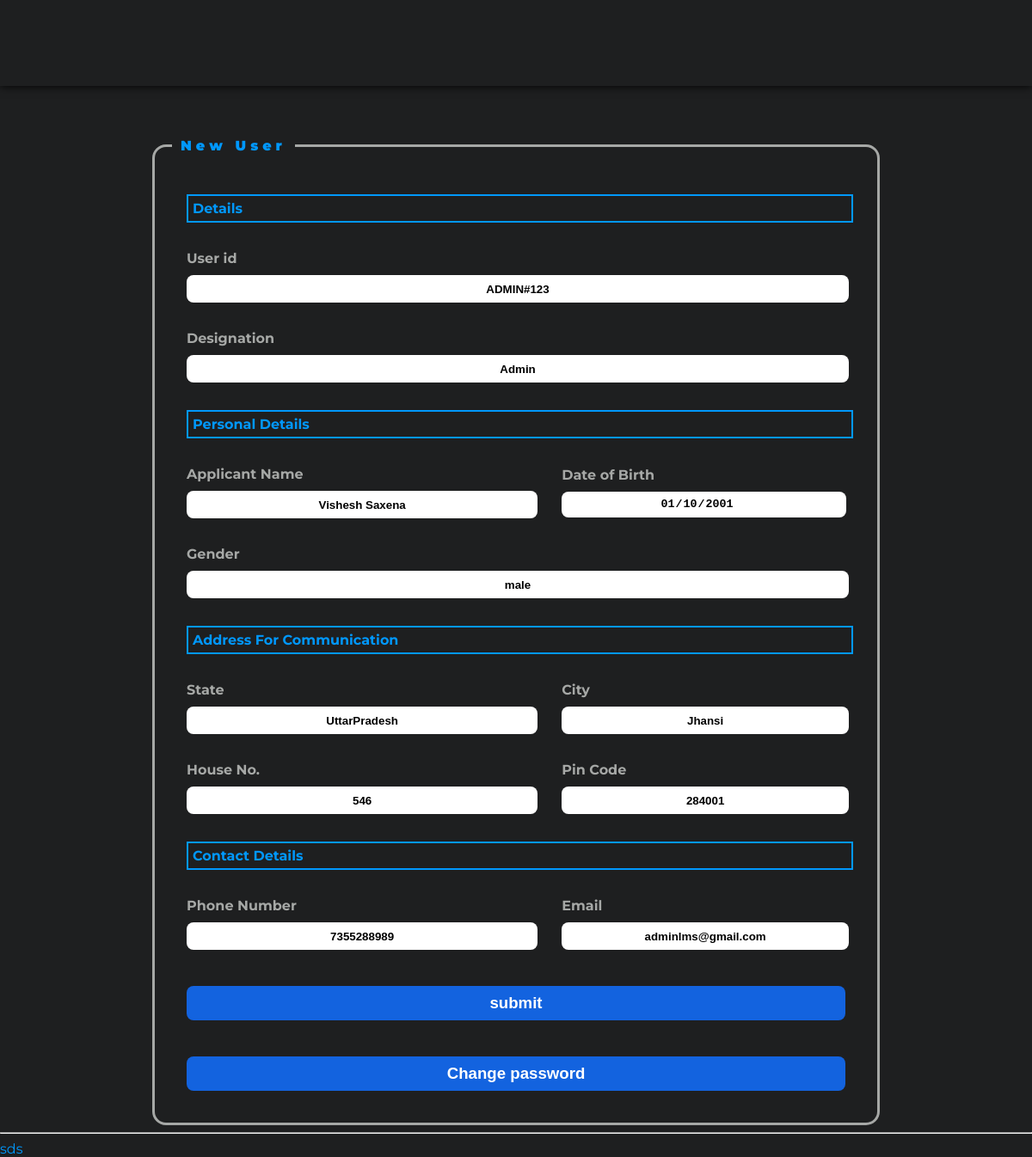
/view.php (signed in), run on the app's committed database.
### tables this page shows
CREATE TABLE `personal_details` (
  `registrationnumber` varchar(255) DEFAULT NULL,
  `userid` varchar(255) NOT NULL,
  `username` varchar(255) DEFAULT NULL,
  `designation` varchar(255) DEFAULT NULL,
  `dob` date DEFAULT NULL,
  `age` varchar(10) DEFAULT NULL,
  `gender` varchar(50) DEFAULT NULL,
  `phonenumber` varchar(20) DEFAULT NULL,
  `email` varchar(255) DEFAULT NULL,
  `s_tate` varchar(50) DEFAULT NULL,
  `district` varchar(50) DEFAULT NULL,
  `housenumber` varchar(30) DEFAULT NULL,
  `pincode` varchar(20) DEFAULT NULL
);

### view.php (the view, shortened to what this page needs)
<?php
if (!isset($_SESSION['userid'])) {
    header('location:Error.php');
} else {
    $iduser= $_SESSION['userid'];
}
$id = $_GET['id'];
$sql2 = "SELECT * FROM personal_details WHERE userid='$iduser'";
$showdata2 = mysqli_query($con,$sql2);
$num = mysqli_num_rows($showdata2);
if($num){
    $arrdata2 = mysqli_fetch_assoc($showdata2);
    $userid = $arrdata2['userid'];
    $username=$arrdata2['username'];
    $designation=$arrdata2['designation'];
    $dob=$arrdata2['dob'];
    $gender=$arrdata2['gender'];
    $phonenumber=$arrdata2['phonenumber'];
    $email=$arrdata2['email'];
    $s_tate=$arrdata2['s_tate'];
    $district=$arrdata2['district'];
    $housenumber=$arrdata2['housenumber'];
    $pincode=$arrdata2['pincode'];
}else{
    echo"id not found";
}
?>
<!DOCTYPE html>
<html lang="en">
<head>
    <link rel="stylesheet" href="./STYLEC/co.css">
    <link rel="stylesheet" href="./STYLEC/userdataedit.css">
</head>
<body>
<header>
        <div class="menu_tray" id="menu_tray">
            <div class="menu_tray_inner1">
                <button style="margin-left:30px;" class="menu_tray_btn">
                    <i class="fa fa-home" onclick="window.location.replace('admin_page.php');"></i>
                </button>
                <button class="menu_tray_btn">
                    <i class="fa fa-power-off" id="logout"></i>
                </button>
            </div>
        </div>
    </header>
    <main>
            <fieldset>
                <legend>New User</legend>
                <table>
                    <tr>
                        <td colspan="2">
                            <div class="lab">
                                <label id="lab">Details</label>
                            </div>
                        </td>
                    </tr>
                    <tr>
                        <td colspan="2">
                            <label for="userid">User id</label>
                            <input type="text" name="userid" value="<?php echo $userid; ?>" readonly>
                        </td>
                    </tr>
                    <tr>
                        <td colspan="2">
                            <label for="designation">Designation</label>
                            <input type="text" name="designation" placeholder="Designation" value="<?php echo $designation; ?>" readonly>
                        </td>
                    </tr>
                    <tr>
                        <td colspan="2">
                            <div class="lab">
                                <label id="lab">Personal Details</label>
                            </div>
                        </td>
                    </tr>
                    <tr>
                        <td>
                            <label for="username">Applicant Name</label>
                            <input type="text" name="username" placeholder="Applicant Name" value="<?php echo $username;?>" readonly>
                        </td>
                        <td>
                            <label for="dob">Date of Birth</label>
                            <input type="date" name="dob" value="<?php echo $dob;?>" readonly>
                        </td>
                    </tr>
                    <tr>
                        <td colspan="2">
                            <label for="gender">Gender</label>
                            <input type="text" name="gender" palceholder="gender" value="<?php echo $gender; ?>" readonly>
                        </td>
                    </tr>
                    <tr>
                        <td colspan="2">
                            <div class="lab">
                                <label id="lab">Address For Communication</label>
                            </div>
                        </td>
                    </tr>
                    <tr>
                        <td>
                            <label for="s_tate">State</label>
                            <input type="text" name="s_tate" placeholder="state" value="<?php echo $s_tate;?>"readonly>
                        </td>
                        <td>
                            <label for="disrtict">City</label>
                            <input  type="text" name="district" placeholder="city" value="<?php echo $district; ?>"readonly>
                        </td>
                    </tr>
                    <tr>
                        <td>
                            <label for="housenumber">House No.</label>
                            <input type="text" name="housenumber" placeholder="House No." value="<?php echo $housenumber; ?>"readonly>
                        </td>
                        <td>
                            <label for="pincode">Pin Code</label>
                            <input type="text" name="pincode" placeholder="pincode" value="<?php echo $pincode; ?>" readonly>
                        </td>
                    </tr>
                    <tr>
                        <td colspan="2">
                            <div class="lab">
                                <label id="lab">Contact Details</label>
                            </div>
                        </td>
                    </tr>
                    <tr>
                        <td>
                            <label for="phonenumber">Phone Number</label>
                            <input type="text" name="phonenumber" placeholder="XXXXXXXXXX" value="<?php echo $phonenumber; ?>" readonly>
                        </td>
                        <td>
                            <label for="email">Email</label>
                            <input type="text" name="email" placeholder="email" value="<?php echo $email; ?>" readonly>
                        </td>
                    </tr>
                    <tr>
                        <td colspan="2">
                            <a href="adminwilledituser_profile.php?uid=<?php echo $id; ?>">
                                <input class="btn" type="submit" name="submit" value="submit">
                            </a>
                        </td>
                    </tr>
                    <tr>
                        <td colspan="2">
                            <a href="forgotpassword.php?uid=<?php echo $id; ?>">
                                <input class="btn" type="submit" name="changepass" value="Change password">
                            </a>
                        </td>
                    </tr>
                </table>
            </fieldset>
    </main>
    <hr>
    <footer>
        sds
    </footer>
</body>
</html>

### STYLEC/co.css (style rules this page uses)
:root { --bgcolor: #1e1f20; --color6: #0098fd; }
body { padding: 0; margin: 0; box-sizing: border-box; background-color: var(--bgcolor); font-family: 'Montserrat', sans-serif; transition: all 0.5s; color: var(--color6); }

### STYLEC/userdataedit.css (style rules this page uses)
:root { --bgcolor: #1e1f20; --color1: #a6a8a6; --color2: #666766; --color3: #28e928; --color4: white; --color5: #1363DF; --color6: #0098fd; }
main { min-height: 100vh; width: 100%; display: flex; justify-content: center; align-items: center; flex-direction: column; }
header { height: 100px; width: 100%; box-shadow: 0px 0px 10px 0px black; z-index: 1; }
.menu_tray { height: 100%; width: 100%; display: flex; justify-content: center; align-items: center; }
.menu_tray_inner1 { height: auto; width: 100%; display: flex; justify-content: flex-end; align-items: center; }
.menu_tray_btn { height: 50px; width: 50px; margin-right: 40px; background: none; outline: none; border: none; }
.menu_tray_btn i { font-size: 16pt; color: var(--color4) }
fieldset { margin-top: 50px; padding: 10px; height: auto; width: 800px; border: 3px solid var(--color1); outline: none; padding: 20px; border-radius: 1rem; }
legend { padding: 10px; border: none; color: var(--color6); letter-spacing: 5px; font-size: 12pt; border-top: none; border-bottom: none; font-weight: 900; background-color: var(--bgcolor); }
table { width: 100%; }
td { padding: 15px; }
label { font-weight: bolder; color: var(--color1); font-size: 12pt; }
input, select { width: 100%; text-align: center; height: 30px; font-weight: 600; cursor: pointer; margin-top: 10px; border-radius: 0.5rem; outline: none; border: none; font-size: 10pt; }
tr:nth-child(3) input { width: 100%; }
.btn { width: 100%; height: 40px; font-size: 14pt; float: right; border-radius: 0.5rem; background-color: var(--color5); outline: none; border: none; color: var(--color4); transition: all 0.3s; }
.lab { border: 2px solid var(--color6); width: 100%; padding-top: 5px; padding-bottom: 5px; padding-left: 5px; }
#lab { color: var(--color6); }

### data on the page
personal_details: userid "ADMIN#123", designation "Admin", username "Vishesh Saxena", dob "01/10/2001", gender "male", s_tate "UttarPradesh", district "Jhansi", housenumber "546", pincode "284001", phonenumber "7355288989", email "adminlms@gmail.com"
